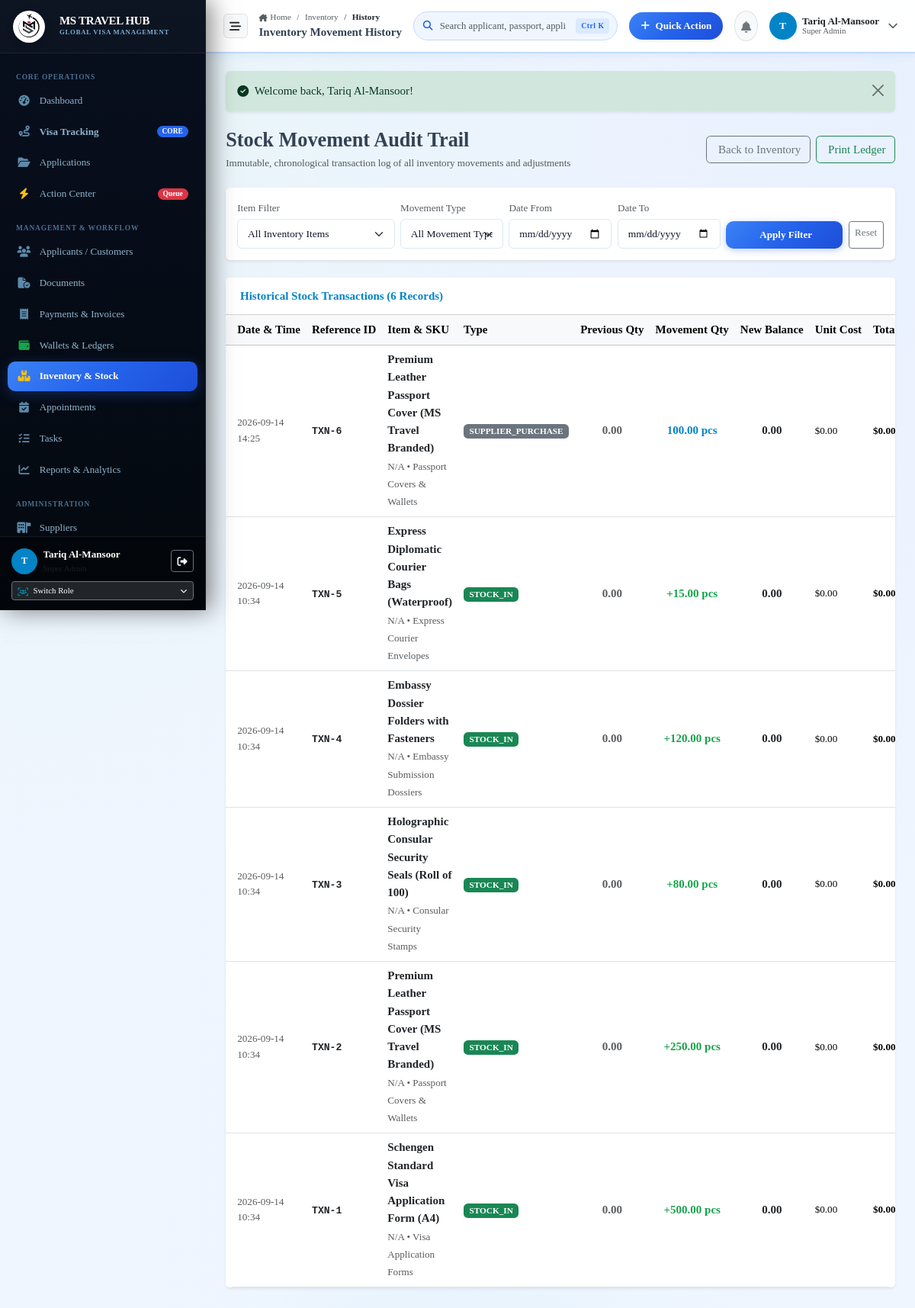
/inventory/history (signed in), run on the app's committed database.
### tables this page shows
CREATE TABLE inventory_transactions (
                id INTEGER PRIMARY KEY AUTOINCREMENT,
                transaction_code TEXT NOT NULL UNIQUE,
                item_id INTEGER NOT NULL,
                transaction_type TEXT NOT NULL,
                quantity INTEGER NOT NULL,
                prev_stock INTEGER NOT NULL,
                new_stock INTEGER NOT NULL,
                unit_price REAL DEFAULT 0.00,
                total_price REAL DEFAULT 0.00,
                currency TEXT DEFAULT 'AED',
                supplier_id INTEGER NULL,
                supplier_invoice_ref TEXT NULL,
                source_branch_id INTEGER NULL,
                destination_branch_id INTEGER NULL,
                reason_notes TEXT NOT NULL,
                performed_by INTEGER NULL,
                transaction_date DATE NOT NULL,
                created_at DATETIME DEFAULT CURRENT_TIMESTAMP,
                FOREIGN KEY (item_id) REFERENCES inventory_items(id) ON DELETE CASCADE,
                FOREIGN KEY (supplier_id) REFERENCES suppliers(id) ON DELETE SET NULL,
                FOREIGN KEY (performed_by) REFERENCES users(id) ON DELETE SET NULL
            );

CREATE TABLE inventory_items (
                id INTEGER PRIMARY KEY AUTOINCREMENT,
                item_code TEXT NOT NULL UNIQUE,
                name TEXT NOT NULL,
                category_id INTEGER NOT NULL,
                supplier_id INTEGER NULL,
                branch_id INTEGER NULL,
                unit TEXT DEFAULT 'Pcs',
                opening_stock INTEGER NOT NULL DEFAULT 0,
                current_stock INTEGER NOT NULL DEFAULT 0,
                minimum_stock INTEGER NOT NULL DEFAULT 10,
                purchase_price REAL NOT NULL DEFAULT 0.00,
                selling_price REAL NOT NULL DEFAULT 0.00,
                currency TEXT DEFAULT 'AED',
                location TEXT NULL,
                status TEXT NOT NULL DEFAULT 'In Stock',
                notes TEXT NULL,
                created_at DATETIME DEFAULT CURRENT_TIMESTAMP,
                updated_at DATETIME DEFAULT CURRENT_TIMESTAMP,
                FOREIGN KEY (category_id) REFERENCES inventory_categories(id),
                FOREIGN KEY (supplier_id) REFERENCES suppliers(id) ON DELETE SET NULL,
                FOREIGN KEY (branch_id) REFERENCES branches(id) ON DELETE SET NULL
            );

CREATE TABLE inventory_categories (
                id INTEGER PRIMARY KEY AUTOINCREMENT,
                name TEXT NOT NULL UNIQUE,
                code TEXT NOT NULL UNIQUE,
                description TEXT NULL,
                is_active INTEGER DEFAULT 1,
                created_at DATETIME DEFAULT CURRENT_TIMESTAMP
            );

### app/Controllers/InventoryController.php (called while the page is built, shortened)
<?php
class InventoryController
{
    public function history(): void
    {
        $pdo = Database::getConnection();
        $sql = "SELECT it.*,
                       i.name as item_name, i.item_code, i.unit,
                       c.name as category_name,
                       s.company_name as supplier_name,
                       sb.name as source_branch_name,
                       db.name as dest_branch_name,
                       u.name as performed_by_name
                FROM inventory_transactions it
                JOIN inventory_items i ON it.item_id = i.id
                JOIN inventory_categories c ON i.category_id = c.id
                LEFT JOIN suppliers s ON it.supplier_id = s.id
                LEFT JOIN branches sb ON it.source_branch_id = sb.id
                LEFT JOIN branches db ON it.destination_branch_id = db.id
                LEFT JOIN users u ON it.performed_by = u.id
                WHERE 1=1";
        $params = [];
        $sql .= " ORDER BY it.id DESC";
        $stmt = $pdo->prepare($sql);
        $stmt->execute($params);
        $transactions = $stmt->fetchAll(PDO::FETCH_ASSOC);
        require_once dirname(__DIR__) . '/Views/inventory/history.php';
    }
}

### app/autoload.php (called while the page is built, shortened)
<?php
function e(?string $string): string {
    return htmlspecialchars((string)($string ?? ''), ENT_QUOTES, 'UTF-8');
}
function get_flash(): ?array {
    if (isset($_SESSION['flash'])) {
        $flash = $_SESSION['flash'];
        return $flash;
    }
    return null;
}

### app/Views/inventory/history.php (the view, shortened to what this page needs)
<?php
$flash = get_flash();
require_once dirname(__DIR__) . '/layouts/header.php';
require_once dirname(__DIR__) . '/layouts/sidebar.php';
require_once dirname(__DIR__) . '/layouts/topbar.php';
?>
<div class="content-body">
  <?php if ($flash): ?>
    <div class="alert alert-<?= e($flash['type'] === 'danger' ? 'danger' : ($flash['type'] === 'success' ? 'success' : 'info')) ?> alert-dismissible fade show mb-4 border-0 shadow-sm" role="alert">
      <div class="d-flex align-items-center gap-2">
        <i class="fa-solid <?= $flash['type'] === 'danger' ? 'fa-circle-exclamation' : ($flash['type'] === 'success' ? 'fa-circle-check' : 'fa-circle-info') ?>"></i>
        <span><?= e($flash['message']) ?></span>
      </div>
      <button type="button" class="btn-close" data-bs-dismiss="alert"></button>
    </div>
  <?php endif; ?>
<div class="d-flex justify-content-between align-items-center mb-4">
    <div>
        <h1 class="h3 mb-1 text-gray-800 fw-bold">Stock Movement Audit Trail</h1>
        <p class="text-muted small mb-0">Immutable, chronological transaction log of all inventory movements and adjustments</p>
    </div>
    <div class="d-flex gap-2">
        <a href="/inventory" class="btn btn-outline-secondary">
            <i class="bi bi-arrow-left me-1"></i> Back to Inventory
        </a>
        <button class="btn btn-outline-success" onclick="window.print()">
            <i class="bi bi-printer me-1"></i> Print Ledger
        </button>
    </div>
</div>
<div class="card shadow-sm border-0 mb-4">
    <div class="card-body p-3">
        <form method="GET" action="/inventory/history" class="row g-2 align-items-end">
            <div class="col-md-3">
                <label class="form-label small text-muted mb-1">Item Filter</label>
                <select name="item_id" class="form-select form-select-sm">
                    <option value="">All Inventory Items</option>
                </select>
            </div>
            <div class="col-md-2">
                <label class="form-label small text-muted mb-1">Movement Type</label>
                <select name="type" class="form-select form-select-sm">
                    <option value="">All Movement Types</option>
                </select>
            </div>
            <div class="col-md-2">
                <label class="form-label small text-muted mb-1">Date From</label>
                <input type="date" name="from_date" class="form-control form-select-sm" value="<?= htmlspecialchars($filters['from_date'] ?? '') ?>">
            </div>
            <div class="col-md-2">
                <label class="form-label small text-muted mb-1">Date To</label>
                <input type="date" name="to_date" class="form-control form-select-sm" value="<?= htmlspecialchars($filters['to_date'] ?? '') ?>">
            </div>
            <div class="col-md-3 d-flex gap-2">
                <button type="submit" class="btn btn-sm btn-primary flex-grow-1">
                    <i class="bi bi-funnel me-1"></i> Apply Filter
                </button>
                <a href="/inventory/history" class="btn btn-sm btn-outline-secondary">Reset</a>
            </div>
        </form>
    </div>
</div>
<div class="card shadow-sm border-0">
    <div class="card-header bg-white py-3 d-flex justify-content-between align-items-center">
        <h6 class="m-0 font-weight-bold text-primary">
            <i class="bi bi-clock-history me-1"></i> Historical Stock Transactions (<?= count($transactions) ?> Records)
        </h6>
    </div>
    <div class="card-body p-0">
        <div class="table-responsive">
            <table class="table table-hover align-middle mb-0">
                <thead class="table-light">
                    <tr>
                        <th class="ps-3">Date & Time</th>
                        <th>Reference ID</th>
                        <th>Item & SKU</th>
                        <th>Type</th>
                        <th class="text-center">Previous Qty</th>
                        <th class="text-center">Movement Qty</th>
                        <th class="text-center">New Balance</th>
                        <th>Unit Cost</th>
                        <th>Total Cost</th>
                    </tr>
                </thead>
                <tbody>
                    <?php if (empty($transactions)): ?>
                        <tr>
                            <td colspan="10" class="text-center py-5 text-muted">
                                <i class="bi bi-inbox fs-1 d-block mb-2"></i>
                                No inventory transactions found matching your criteria.
                            </td>
                        </tr>
                    <?php else: ?>
                        <?php foreach ($transactions as $tx): ?>
                            <?php
                            $badgeClass = 'bg-secondary';
                            $prefix = '';
                            switch ($tx['transaction_type']) {
                                case 'STOCK_IN':
                                case 'PURCHASE':
                                    $badgeClass = 'bg-success';
                                    $prefix = '+';
                                    break;
                            }
                            ?>
                            <tr>
                                <td class="ps-3 small text-muted">
                                    <?= date('Y-m-d H:i', strtotime($tx['created_at'])) ?>
                                </td>
                                <td>
                                    <code class="fw-semibold text-dark"><?= htmlspecialchars($tx['reference_no'] ?? ('TXN-' . $tx['id'])) ?></code>
                                </td>
                                <td>
                                    <div class="fw-bold text-dark"><?= htmlspecialchars($tx['item_name'] ?? 'Unknown Item') ?></div>
                                    <small class="text-muted"><?= htmlspecialchars($tx['sku'] ?? 'N/A') ?> &bull; <?= htmlspecialchars($tx['category_name'] ?? 'General') ?></small>
                                </td>
                                <td>
                                    <span class="badge <?= $badgeClass ?> px-2 py-1">
                                        <?= htmlspecialchars($tx['transaction_type']) ?>
                                    </span>
                                </td>
                                <td class="text-center text-muted fw-semibold">
                                    <?= number_format((float)($tx['quantity_before'] ?? 0), 2) ?>
                                </td>
                                <td class="text-center fw-bold <?= in_array($tx['transaction_type'], ['STOCK_IN', 'PURCHASE']) ? 'text-success' : ($tx['transaction_type'] === 'STOCK_OUT' ? 'text-danger' : 'text-primary') ?>">
                                    <?= $prefix ?><?= number_format(abs((float)($tx['quantity'] ?? 0)), 2) ?> <?= htmlspecialchars($tx['unit_of_measure'] ?? 'pcs') ?>
                                </td>
                                <td class="text-center fw-bold text-dark">
                                    <?= number_format((float)($tx['quantity_after'] ?? 0), 2) ?>
                                </td>
                                <td class="small">
                                    $<?= number_format((float)($tx['unit_cost'] ?? 0), 2) ?>
                                </td>
                                <td class="small fw-semibold">
                                    $<?= number_format((float)($tx['total_cost'] ?? 0), 2) ?>
                                </td>
                            </tr>
                        <?php endforeach; ?>
                    <?php endif; ?>
                </tbody>
            </table>
        </div>
    </div>
</div>
</div>
<?php require_once dirname(__DIR__) . '/layouts/footer.php'; ?>

### data on the page
inventory_transactions: created_at "2026-09-14 14:25", id "TXN-6", item.name "Premium Leather Passport Cover (MS Travel Branded)", sku "N/A", inventory_categories.name "Passport Covers & Wallets", transaction_type "SUPPLIER_PURCHASE", quantity_before "0.00", quantity "100.00", unit_of_measure "pcs", quantity_after "0.00", unit_cost "0.00", total_cost "0.00"
inventory_transactions: created_at "2026-09-14 10:34", id "TXN-5", item.name "Express Diplomatic Courier Bags (Waterproof)", sku "N/A", inventory_categories.name "Express Courier Envelopes", transaction_type "STOCK_IN", quantity_before "0.00", transaction_type "+", quantity "15.00", unit_of_measure "pcs", quantity_after "0.00", unit_cost "0.00", total_cost "0.00"
inventory_transactions: created_at "2026-09-14 10:34", id "TXN-4", item.name "Embassy Dossier Folders with Fasteners", sku "N/A", inventory_categories.name "Embassy Submission Dossiers", transaction_type "STOCK_IN", quantity_before "0.00", transaction_type "+", quantity "120.00", unit_of_measure "pcs", quantity_after "0.00", unit_cost "0.00", total_cost "0.00"
inventory_transactions: created_at "2026-09-14 10:34", id "TXN-3", item.name "Holographic Consular Security Seals (Roll of 100)", sku "N/A", inventory_categories.name "Consular Security Stamps", transaction_type "STOCK_IN", quantity_before "0.00", transaction_type "+", quantity "80.00", unit_of_measure "pcs", quantity_after "0.00", unit_cost "0.00", total_cost "0.00"
inventory_transactions: created_at "2026-09-14 10:34", id "TXN-2", item.name "Premium Leather Passport Cover (MS Travel Branded)", sku "N/A", inventory_categories.name "Passport Covers & Wallets", transaction_type "STOCK_IN", quantity_before "0.00", transaction_type "+", quantity "250.00", unit_of_measure "pcs", quantity_after "0.00", unit_cost "0.00", total_cost "0.00"
inventory_transactions: created_at "2026-09-14 10:34", id "TXN-1", item.name "Schengen Standard Visa Application Form (A4)", sku "N/A", inventory_categories.name "Visa Application Forms", transaction_type "STOCK_IN", quantity_before "0.00", transaction_type "+", quantity "500.00", unit_of_measure "pcs", quantity_after "0.00", unit_cost "0.00", total_cost "0.00"

### other printed values
substr($currentUser['name'] ?? 'U', 0, 1) "T"
$currentUser['name'] "Tariq Al-Mansoor"
$roleName "Super Admin"
$segLabel "Inventory"
$segLabel "History"
$cleanTitle "Inventory Movement History"
$currentUser['role_name'] "Super Admin"
$flash['message'] "Welcome back, Tariq Al-Mansoor!"
count($transactions) "6"
